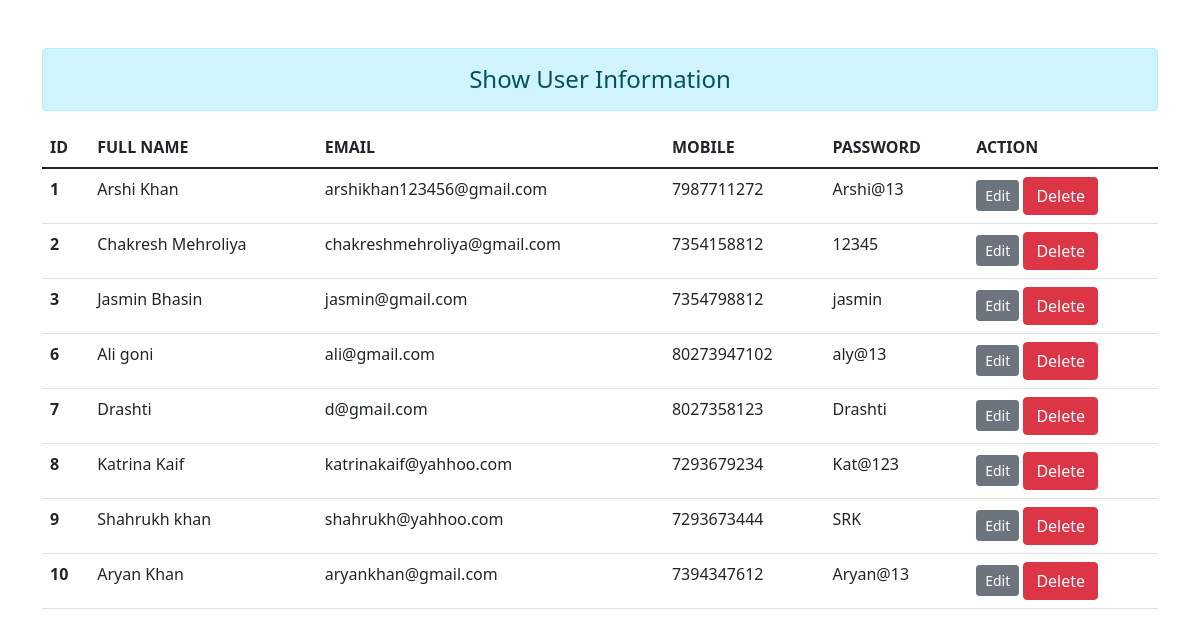
The page /show on the database its author committed.
### myapp/models.py (models this page shows, shortened)
class User(models.Model):
    full_name = models.CharField(max_length=100, blank=True)
    email = models.EmailField(max_length=255, unique=True)
    contact_no = models.CharField(max_length=17, unique=True, null=False, blank=False)
    password = models.CharField(max_length=100)

### myapp/views.py (the view)
# urls.py: path('show',views.show_data,name="showdata"),
def show_data(request):
    fm = UserRegistration()
    stud = User.objects.all()
    return render(request,'enroll/show.html',{'form':fm,'stu':stud})

### myapp/forms.py
class UserRegistration(forms.ModelForm):
    class Meta:
        model = User
        fields = ['full_name','email','contact_no','password']
        widgets = {
            'full_name':forms.TextInput(attrs={'class':'form-control'}),
            'email':forms.EmailInput(attrs={'class':'form-control'}),
            'contact_no':forms.TextInput(attrs={'class':'form-control'}),
            'password':forms.PasswordInput(render_value=True ,attrs={'class':'form-control'})
        }

### myapp/templates/enroll/show.html (shortened to what this page needs)
{% extends 'enroll/base.html' %}
{% block content %}
<div class="row">
    <div class="col-sm-15">
        <h4 class="text-center alert alert-info">Show User Information</h4>
        {% if stu %}
        <table class="table table-hover">
            <thead>
                <tr>
                    <th scope="col">ID</th>
                    <th scope="col">FULL NAME</th>
                    <th scope="col">EMAIL</th>
                    <th scope="col">MOBILE</th>
                    <th scope="col">PASSWORD</th>
                    <th scope="col">ACTION</th>
                </tr>
            </thead>
            <tbody>
                {% for st in stu %}
                <tr>
                    <th scope="row">{{st.id}}</th>
                    <td>{{st.full_name}}</td>
                    <td>{{st.email}}</td>
                    <td>{{st.contact_no}}</td>
                    <td>{{st.password}}</td>
                    <td>
                        <a href="{% url 'updatedata' st.id %}" class="btn btn-secondary btn-sm">Edit</a>
                        <form action="{% url 'deletedata' st.id%}" method="post" class="d-inline">
                            <input type="submit" class = "btn btn-danger" value="Delete">
                        </form>
                    </td>
                </tr>
                {% endfor %}
            </tbody>
        </table>
        {% else %}
        <h4 class="text-center alert alert-warning">No Records</h4>
        {% endif %}
    </div>
</div>
{% endblock content %}

### myapp/templates/enroll/base.html (shortened to what this page needs)
<!DOCTYPE html>
{% load static %}
<html lang="en">
<head>
    <link rel="stylesheet" href="{% static 'enroll/css/bootstrap.css' %}">
</head>
<body>
<div class="container mt-5">
    {% block content%}
    {% endblock content%}
</div>
</body>
</html>

### rows shown on the page
User: id "1", full_name "Arshi Khan", email "arshikhan123456@gmail.com", contact_no "7987711272", password "Arshi@13"
User: id "2", full_name "Chakresh Mehroliya", email "chakreshmehroliya@gmail.com", contact_no "7354158812", password "12345"
User: id "3", full_name "Jasmin Bhasin", email "jasmin@gmail.com", contact_no "7354798812", password "jasmin"
User: id "6", full_name "Ali goni", email "ali@gmail.com", contact_no "80273947102", password "aly@13"
User: id "7", full_name "Drashti", email "d@gmail.com", contact_no "8027358123", password "Drashti"
User: id "8", full_name "Katrina Kaif", email "katrinakaif@yahhoo.com", contact_no "7293679234", password "Kat@123"
User: id "9", full_name "Shahrukh khan", email "shahrukh@yahhoo.com", contact_no "7293673444", password "SRK"
User: id "10", full_name "Aryan Khan", email "aryankhan@gmail.com", contact_no "7394347612", password "Aryan@13"
